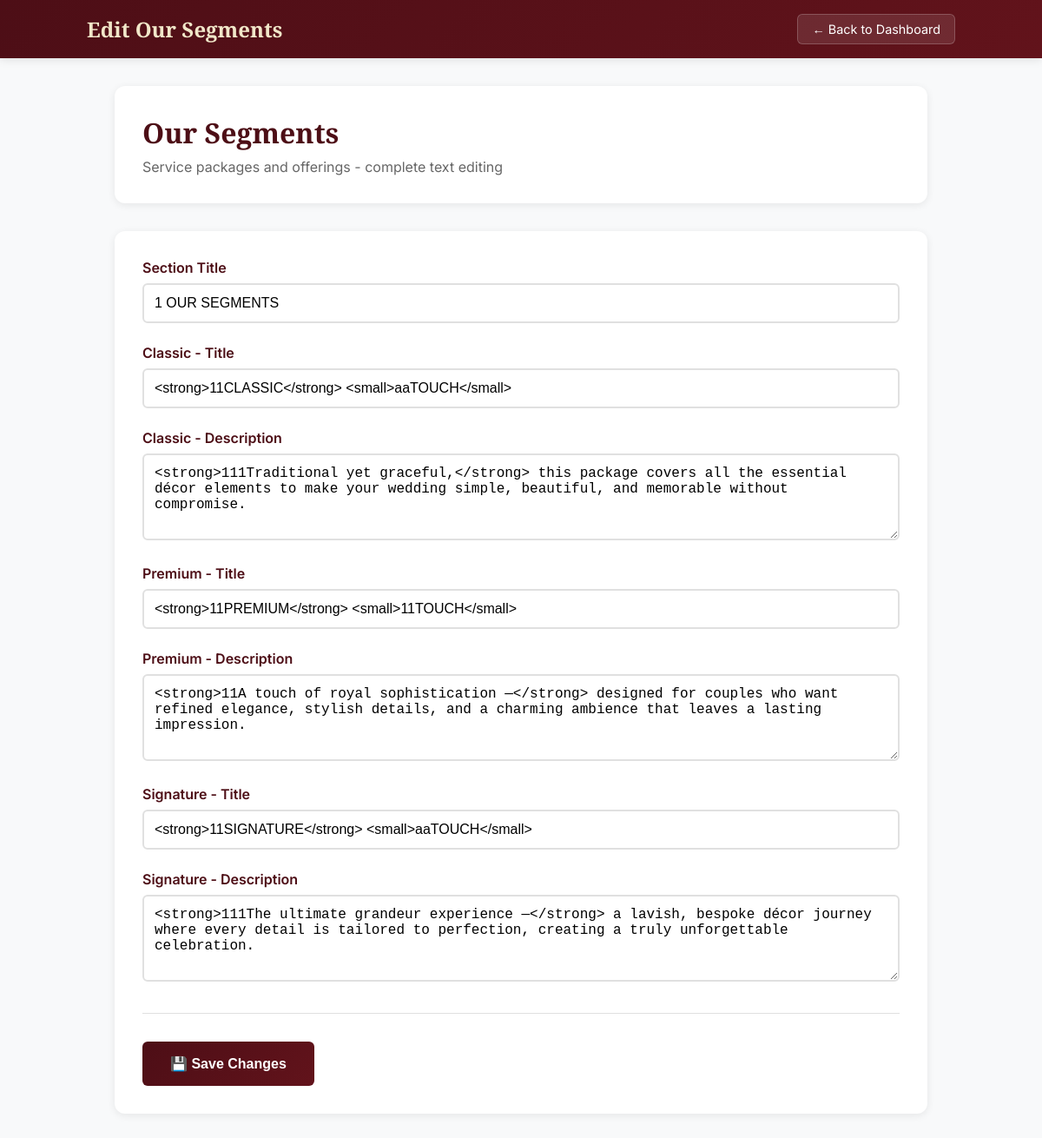
The page /admin/edit-section.php?section=segments (signed in) on the database its author committed.
### tables this page shows
CREATE TABLE content_sections (
            id INTEGER PRIMARY KEY AUTOINCREMENT,
            section_name TEXT UNIQUE NOT NULL,
            content TEXT NOT NULL,
            updated_at TIMESTAMP DEFAULT CURRENT_TIMESTAMP,
            updated_by TEXT
        );

### admin/edit-section.php (the view, shortened to what this page needs)
<?php
$db = new Database();
$conn = $db->getConnection();
$section = $_GET['section'] ?? '';
try {
    $query = "SELECT content FROM content_sections WHERE section_name = ?";
    $stmt = $conn->prepare($query);
    $stmt->execute([$section]);
    $result = $stmt->fetch(PDO::FETCH_ASSOC);
    $current_content = $result ? json_decode($result['content'], true) : [];
} catch (Exception $e) {
    $current_content = [];
}
$config = $section_configs[$section];
?>
<!DOCTYPE html>
<html lang="en">
<head>
</head>
<body>
    <div class="header">
        <div class="header-content">
            <div class="logo">
                <h1>Edit <?php echo $config['title']; ?></h1>
            </div>
            <a href="dashboard.php" class="back-btn">← Back to Dashboard</a>
        </div>
    </div>
    <div class="container">
        <div class="section-header">
            <h2><?php echo $config['title']; ?></h2>
            <p><?php echo $config['description']; ?></p>
        </div>
        <div class="form-container">
            <form method="POST" enctype="multipart/form-data">
                <?php foreach ($config['fields'] as $field_name => $field_config): ?>
                    <div class="form-group">
                        <label><?php echo $field_config['label']; ?></label>
                        <?php if ($field_config['type'] === 'text' || $field_config['type'] === 'email'): ?>
                            <input type="<?php echo $field_config['type']; ?>"
                                   name="content[<?php echo $field_name; ?>]"
                                   value="<?php echo htmlspecialchars($current_content[$field_name] ?? ''); ?>">
                        <?php elseif ($field_config['type'] === 'textarea'): ?>
                            <textarea name="content[<?php echo $field_name; ?>]" rows="3"><?php echo htmlspecialchars($current_content[$field_name] ?? ''); ?></textarea>
                        <?php endif; ?>
                    </div>
                <?php endforeach; ?>
                <div class="form-actions">
                    <button type="submit" name="update_content" class="save-btn">
                        💾 Save Changes
                    </button>
                </div>
            </form>
        </div>
    </div>
</body>
</html>

### admin/edit-section.php (style rules this page uses)
* { box-sizing: border-box; }
body { margin: 0; font-family: Inter, system-ui, sans-serif; background: #f8f9fa; color: #333; }
.header { background: linear-gradient(135deg, #4d0e16 0%, #62131b 100%); color: white; padding: 1rem 2rem; box-shadow: 0 2px 10px rgba(0,0,0,0.1); }
.header-content { display: flex; justify-content: space-between; align-items: center; max-width: 1000px; margin: 0 auto; }
.logo h1 { font-family: "Playfair Display", serif; margin: 0; font-size: 1.5rem; color: #f1e7c9; }
.back-btn { background: rgba(255, 255, 255, 0.1); color: white; padding: 0.5rem 1rem; border: 1px solid rgba(255, 255, 255, 0.2); border-radius: 6px; text-decoration: none; font-size: 0.9rem; transition: all 0.3s ease; }
.container { max-width: 1000px; margin: 0 auto; padding: 2rem; }
.section-header { background: white; padding: 2rem; border-radius: 12px; box-shadow: 0 2px 10px rgba(0,0,0,0.08); margin-bottom: 2rem; }
.section-header h2 { font-family: "Playfair Display", serif; color: #4d0e16; margin: 0 0 0.5rem 0; font-size: 2rem; }
.section-header p { color: #666; margin: 0; }
.form-container { background: white; padding: 2rem; border-radius: 12px; box-shadow: 0 2px 10px rgba(0,0,0,0.08); }
.form-group { margin-bottom: 1.5rem; }
label { display: block; margin-bottom: 0.5rem; font-weight: 600; color: #4d0e16; }
input[type="text"], input[type="email"], textarea { width: 100%; padding: 0.75rem; border: 2px solid #e0e0e0; border-radius: 6px; font-size: 1rem; transition: border-color 0.3s ease; }
textarea { min-height: 100px; resize: vertical; }
.form-actions { display: flex; gap: 1rem; margin-top: 2rem; padding-top: 2rem; border-top: 1px solid #e0e0e0; }
.save-btn { background: linear-gradient(135deg, #4d0e16 0%, #62131b 100%); color: white; padding: 1rem 2rem; border: none; border-radius: 6px; font-size: 1rem; font-weight: 600; cursor: pointer; transition: all 0.3s ease; }

### rows shown on the page
content_sections: content "1 OUR SEGMENTS", content "<strong>11CLASSIC</strong> <small>aaTOUCH</small>", content "<strong>111Traditional yet graceful,</strong> this package covers all the essential décor elements to make your wedding simple, beautiful, and memorable without compromise.", content "<strong>11PREMIUM</strong> <small>11TOUCH</small>", content "<strong>11A touch of royal sophistication —</strong> designed for couples who want refined elegance, stylish details, and a charming ambience that leaves a lasting impression.", content "<strong>11SIGNATURE</strong> <small>aaTOUCH</small>", content "<strong>111The ultimate grandeur experience —</strong> a lavish, bespoke décor journey where every detail is tailored to perfection, creating a truly unforgettable celebration."

### other values the page prints
$config['title'] "Our Segments"
$config['description'] "Service packages and offerings - complete text editing"
$field_config['label'] "Section Title"
$field_config['label'] "Classic - Title"
$field_config['label'] "Classic - Description"
$field_config['label'] "Premium - Title"
$field_config['label'] "Premium - Description"
$field_config['label'] "Signature - Title"
$field_config['label'] "Signature - Description"
